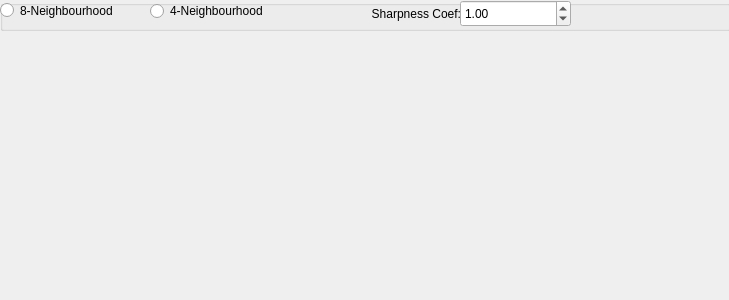
<?xml version="1.0" encoding="UTF-8"?>
<ui version="4.0">
 <class>Laplace</class>
 <widget class="QMainWindow" name="Laplace">
  <property name="geometry">
   <rect>
    <x>0</x>
    <y>0</y>
    <width>729</width>
    <height>300</height>
   </rect>
  </property>
  <property name="windowTitle">
   <string>Laplace Edge Detection</string>
  </property>
  <widget class="QWidget" name="centralwidget">
   <widget class="QLabel" name="label">
    <property name="geometry">
     <rect>
      <x>0</x>
      <y>30</y>
      <width>731</width>
      <height>271</height>
     </rect>
    </property>
    <property name="text">
     <string/>
    </property>
   </widget>
   <widget class="QGroupBox" name="groupBox">
    <property name="geometry">
     <rect>
      <x>0</x>
      <y>0</y>
      <width>731</width>
      <height>31</height>
     </rect>
    </property>
    <property name="title">
     <string/>
    </property>
    <widget class="QRadioButton" name="EightRadioButton">
     <property name="geometry">
      <rect>
       <x>0</x>
       <y>0</y>
       <width>151</width>
       <height>21</height>
      </rect>
     </property>
     <property name="text">
      <string>8-Neighbourhood</string>
     </property>
    </widget>
    <widget class="QRadioButton" name="FourRadioButton">
     <property name="geometry">
      <rect>
       <x>150</x>
       <y>0</y>
       <width>151</width>
       <height>22</height>
      </rect>
     </property>
     <property name="text">
      <string>4-Neighbourhood</string>
     </property>
    </widget>
    <widget class="QLabel" name="label_2">
     <property name="geometry">
      <rect>
       <x>340</x>
       <y>0</y>
       <width>121</width>
       <height>21</height>
      </rect>
     </property>
     <property name="text">
      <string>Sharpness Coef:</string>
     </property>
     <property name="alignment">
      <set>Qt::AlignBottom|Qt::AlignRight|Qt::AlignTrailing</set>
     </property>
    </widget>
    <widget class="QDoubleSpinBox" name="sharpCoefSpinBox">
     <property name="geometry">
      <rect>
       <x>460</x>
       <y>0</y>
       <width>111</width>
       <height>27</height>
      </rect>
     </property>
     <property name="minimum">
      <double>0.010000000000000</double>
     </property>
     <property name="maximum">
      <double>100.000000000000000</double>
     </property>
     <property name="singleStep">
      <double>0.010000000000000</double>
     </property>
     <property name="value">
      <double>1.000000000000000</double>
     </property>
    </widget>
   </widget>
  </widget>
 </widget>
 <resources/>
 <connections/>
</ui>
